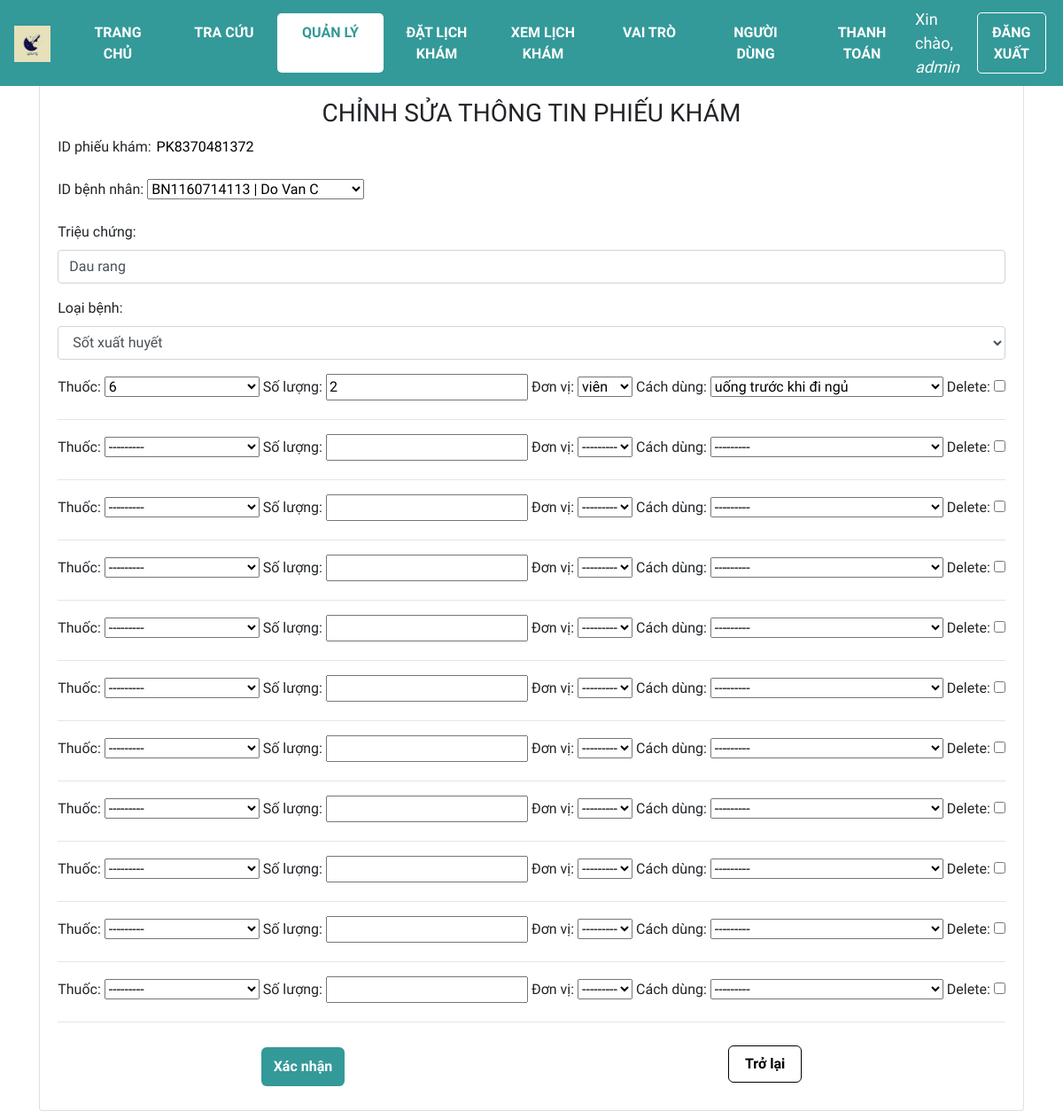
Before: /sua_pk/PK8370481372 (signed in) with the older database file.
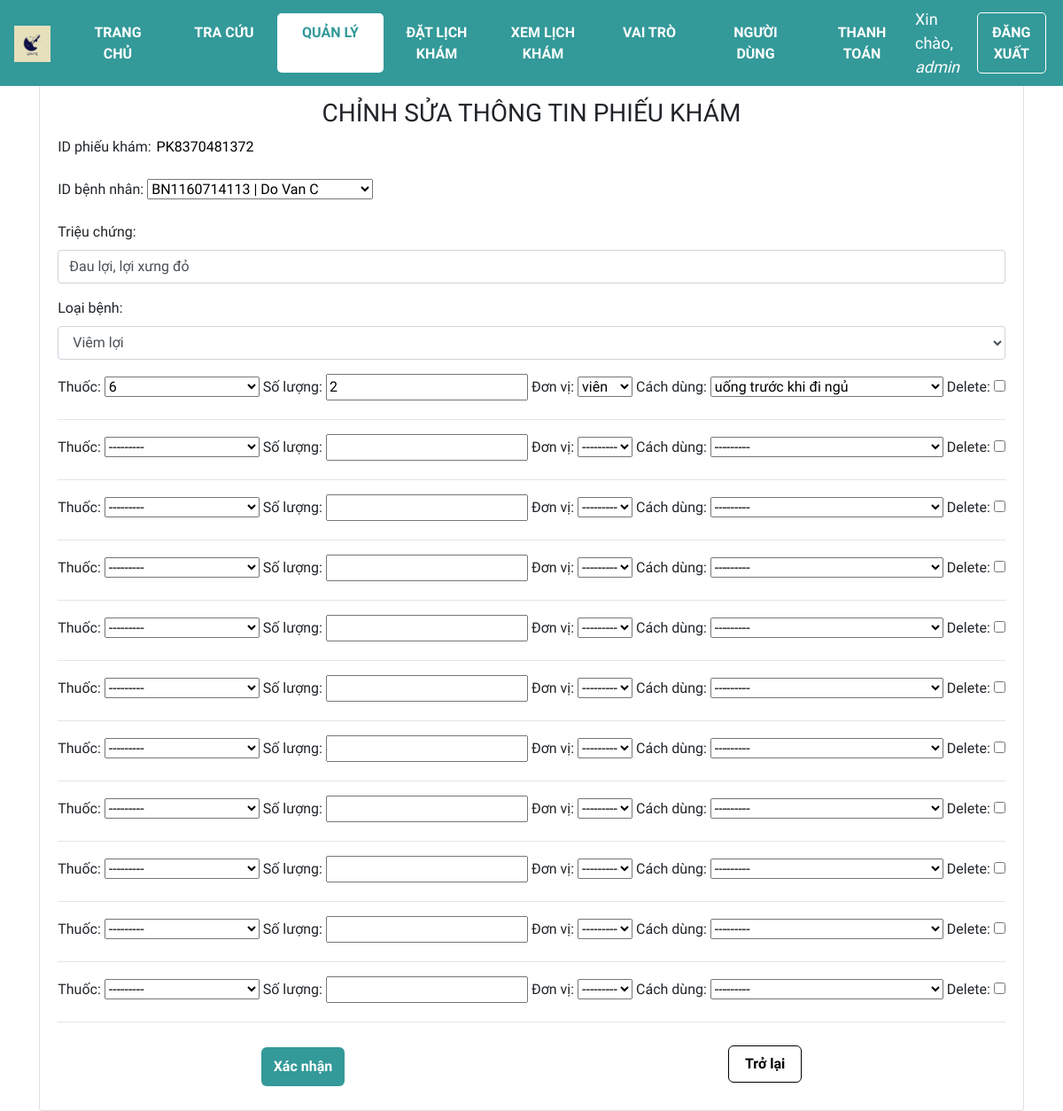
After: the same page with the newer database file.
### web_core/models.py (models this page shows, shortened)
class PHIEUKHAM(models.Model):
    id = ShortUUIDField(
        verbose_name='ID phiếu khám',
        length=10,
        max_length=12,
        prefix="PK",
        alphabet="0123456789",
        primary_key=True
    )
    id_benhnhan = models.ForeignKey(BENHNHAN, on_delete=models.CASCADE, verbose_name='ID bệnh nhân', null=True)
    ngay_kham = models.DateTimeField('Ngày khám', auto_now_add=True)
    trieu_chung = models.CharField('Triệu chứng', max_length=100)
    loai_benh = models.ForeignKey(
        DANHMUC,
        on_delete=models.CASCADE,
        limit_choices_to={'loai': 'Bệnh'},
        related_name='benh',
        verbose_name='Loại bệnh',
        null=True
    )

class BENHNHAN(models.Model):
    GIOITINH = (
        ('Nam', 'Nam'),
        ('Nữ', 'Nữ'),
    )
    id = ShortUUIDField(
        verbose_name='ID bệnh nhân',
        length=10,
        max_length=12,
        prefix="BN",
        alphabet="0123456789",
        primary_key=True
    )
    ho_ten = models.CharField('Họ tên', max_length=100)
    gioi_tinh = models.CharField('Giới tính', max_length=3, choices=GIOITINH)
    ngay_sinh = models.DateField('Ngày sinh', default='1990-01-01', null=True)
    dia_chi = models.CharField('Địa chỉ', max_length=255, null=True)
    appointment = models.OneToOneField('Appointment', on_delete=models.SET_NULL, null=True, blank=True)
    def __str__(self):
        return f"{self.id} | {self.ho_ten}"
    class Meta:
        permissions = [
            ('view_medicalrecord', 'Can view medical record'),
            ('change_medicalrecord', 'Can edit medical record'),
        ]

class DANHMUC(models.Model):
    CATEGORIES = (
        ('Bệnh', 'Bệnh'),
        ('Thuốc', 'Thuốc'),
        ('Đơn vị', 'Đơn vị'),
        ('Cách dùng', 'Cách dùng'),
    )
    id = ShortUUIDField(
        verbose_name='ID Danh mục',
        length=10,
        max_length=12,
        prefix="DM",
        alphabet="0123456789",
        primary_key=True
    )
    ten = models.CharField('Tên', max_length=255, unique=True)
    loai = models.CharField('Loại', max_length=20, choices=CATEGORIES)
    gia_tri = models.IntegerField('Giá trị', null=True, blank=True, validators=[MinValueValidator(0)])
    def __str__(self):
        return self.ten
    class Meta:
        permissions = [
            ('add_service', 'Can add service'),
            ('change_service', 'Can edit service'),
            ('delete_service', 'Can delete service'),
            ('view_service', 'Can view service'),
        ]

### web_core/decorators.py (the view)
    def wrapper_function1(request, *args, **kwargs):
        group = None
        if request.user.groups.exists():
            group = request.user.groups.all()[0].name
        print(group)
        if group == 'customer':
            return view_func(request, *args, **kwargs)
        if group == 'admin':
            return view_func(request, *args, **kwargs)
        return HttpResponse('Bạn không có quyền truy cập trang này.', status=403)

### web_core/forms.py
class phieukham_form(ModelForm):
    class Meta:
        model = PHIEUKHAM
        fields = '__all__'
        widgets = {
            'trieu_chung': forms.TextInput(attrs={'class': 'form-control'}),
            'loai_benh': forms.Select(attrs={'class': 'form-control'}),
        }
    def __init__(self, *args, **kwargs):
        super().__init__(*args, **kwargs)
        if self.instance and self.instance.id_benhnhan:
            self.fields['id_benhnhan'].widget.attrs['readonly'] = True

### web_core/views.py (called while the page is built, shortened)
@admincus_only
def edit_phieukham(request, id):
    sdtFormSet = inlineformset_factory(PHIEUKHAM, SUDUNGTHUOC,
                 fields=('id_phieukham','thuoc', 'soluong', 'don_vi', 'cach_dung'), extra=10)
    phieukham = PHIEUKHAM.objects.get(id=id)
    pk_form = phieukham_form(instance=phieukham)
    formset = sdtFormSet(instance=phieukham)
    context = {'pk_form':pk_form, 'formset':formset}
    return render(request,'web_core/edit_phieukham.html', context)

### web_core/templates/web_core/edit_phieukham.html (shortened to what this page needs)
{% extends 'web_core/main.html' %}
{% block content %}
<div class="d-flex justify-content-center h-100" style="margin-top:50px;">
    <div class="user_card">
        <div class="d-flex justify-content-center form_container">
            <div class="card card-body">
                <h3 id="form-title" style="text-align: center;">CHỈNH SỬA THÔNG TIN PHIẾU KHÁM</h3>
                <form action="" method="post">
                    {{pk_form.as_p}}
                    {% for form in formset %}
                        {{form}}
                        <hr>
                    {% endfor %}
                    <div class="btn form-btn">
                        <input type="submit" value="Xác nhận">
                        <a class='btn back-btn' href=" {% url 'quanli_dspk' %}">Trở lại</a>
                    </div>
                </form>
            </div>
        </div>
    </div>
</div>
{% endblock %}

Changed rows visible on the page:
changed PHIEUKHAM "BN1160714113 | Do Van C": trieu_chung "Dau rang" → "Đau lợi, lợi xưng đỏ"; loai_benh "Sốt xuất huyết" → "Viêm lợi"
